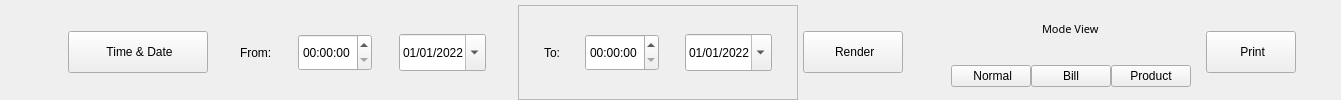
              <widget class="QFrame" name="frame_custom">
               <layout class="QHBoxLayout" name="horizontalLayout_5">
                <property name="spacing">
                 <number>5</number>
                </property>
                <property name="leftMargin">
                 <number>5</number>
                </property>
                <property name="topMargin">
                 <number>5</number>
                </property>
                <property name="rightMargin">
                 <number>0</number>
                </property>
                <property name="bottomMargin">
                 <number>0</number>
                </property>
                <item>
                 <widget class="QWidget" name="horizontalSpacer_9" native="true">
                  <layout class="QVBoxLayout" name="verticalLayout_7">
                   <item>
                    <spacer name="ddd">
                     <property name="orientation">
                      <enum>Qt::Horizontal</enum>
                     </property>
                     <property name="sizeHint" stdset="0">
                      <size>
                       <width>40</width>
                       <height>20</height>
                      </size>
                     </property>
                    </spacer>
                   </item>
                  </layout>
                 </widget>
                </item>
                <item>
                 <widget class="QWidget" name="custom_setting" native="true">
                  <layout class="QHBoxLayout" name="horizontalLayout_12">
                   <property name="spacing">
                    <number>5</number>
                   </property>
                   <property name="leftMargin">
                    <number>0</number>
                   </property>
                   <property name="topMargin">
                    <number>0</number>
                   </property>
                   <property name="rightMargin">
                    <number>0</number>
                   </property>
                   <property name="bottomMargin">
                    <number>0</number>
                   </property>
                   <item>
                    <widget class="QPushButton" name="show_time">
                     <property name="minimumSize">
                      <size>
                       <width>140</width>
                       <height>42</height>
                      </size>
                     </property>
                     <property name="maximumSize">
                      <size>
                       <width>180</width>
                       <height>16777215</height>
                      </size>
                     </property>
                     <property name="text">
                      <string> Time &amp;&amp; Date</string>
                     </property>
                     <property name="icon">
                      <iconset>
                       <normaloff>../icons/tool-white.svg</normaloff>../icons/tool-white.svg</iconset>
                     </property>
                     <property name="iconSize">
                      <size>
                       <width>20</width>
                       <height>20</height>
                      </size>
                     </property>
                    </widget>
                   </item>
                   <item>
                    <widget class="QWidget" name="widget_3" native="true">
                     <property name="sizePolicy">
                      <sizepolicy hsizetype="Preferred" vsizetype="Preferred">
                       <horstretch>0</horstretch>
                       <verstretch>0</verstretch>
                      </sizepolicy>
                     </property>
                     <property name="minimumSize">
                      <size>
                       <width>290</width>
                       <height>42</height>
                      </size>
                     </property>
                     <property name="maximumSize">
                      <size>
                       <width>300</width>
                       <height>16777215</height>
                      </size>
                     </property>
                     <layout class="QHBoxLayout" name="horizontalLayout_7">
                      <property name="spacing">
                       <number>0</number>
                      </property>
                      <property name="leftMargin">
                       <number>0</number>
                      </property>
                      <property name="topMargin">
                       <number>0</number>
                      </property>
                      <property name="rightMargin">
                       <number>0</number>
                      </property>
                      <property name="bottomMargin">
                       <number>0</number>
                      </property>
                      <item>
                       <spacer name="horizontalSpacer_2">
                        <property name="orientation">
                         <enum>Qt::Horizontal</enum>
                        </property>
                        <property name="sizeHint" stdset="0">
                         <size>
                          <width>40</width>
                          <height>20</height>
                         </size>
                        </property>
                       </spacer>
                      </item>
                      <item>
                       <widget class="QLabel" name="label_3">
                        <property name="sizePolicy">
                         <sizepolicy hsizetype="Fixed" vsizetype="Fixed">
                          <horstretch>0</horstretch>
                          <verstretch>0</verstretch>
                         </sizepolicy>
                        </property>
                        <property name="minimumSize">
                         <size>
                          <width>0</width>
                          <height>37</height>
                         </size>
                        </property>
                        <property name="text">
                         <string>From:</string>
                        </property>
                       </widget>
                      </item>
                      <item>
                       <spacer name="horizontalSpacer_3">
                        <property name="orientation">
                         <enum>Qt::Horizontal</enum>
                        </property>
                        <property name="sizeHint" stdset="0">
                         <size>
                          <width>40</width>
                          <height>20</height>
                         </size>
                        </property>
                       </spacer>
                      </item>
                      <item alignment="Qt::AlignLeft">
                       <widget class="QTimeEdit" name="time_from">
                        <property name="sizePolicy">
                         <sizepolicy hsizetype="Minimum" vsizetype="Fixed">
                          <horstretch>0</horstretch>
                          <verstretch>0</verstretch>
                         </sizepolicy>
                        </property>
                        <property name="minimumSize">
                         <size>
                          <width>0</width>
                          <height>37</height>
                         </size>
                        </property>
                        <property name="maximumSize">
                         <size>
                          <width>100</width>
                          <height>16777215</height>
                         </size>
                        </property>
                        <property name="date">
                         <date>
                          <year>2001</year>
                          <month>1</month>
                          <day>1</day>
                         </date>
                        </property>
                        <property name="maximumTime">
                         <time>
                          <hour>23</hour>
                          <minute>59</minute>
                          <second>59</second>
                         </time>
                        </property>
                        <property name="minimumTime">
                         <time>
                          <hour>0</hour>
                          <minute>0</minute>
                          <second>0</second>
                         </time>
                        </property>
                        <property name="currentSection">
                         <enum>QDateTimeEdit::HourSection</enum>
                        </property>
                        <property name="timeSpec">
                         <enum>Qt::LocalTime</enum>
                        </property>
                        <property name="time">
                         <time>
                          <hour>0</hour>
                          <minute>0</minute>
                          <second>0</second>
                         </time>
                        </property>
                       </widget>
                      </item>
                      <item>
                       <spacer name="horizontalSpacer_4">
                        <property name="orientation">
                         <enum>Qt::Horizontal</enum>
                        </property>
                        <property name="sizeHint" stdset="0">
                         <size>
                          <width>40</width>
                          <height>20</height>
                         </size>
                        </property>
                       </spacer>
                      </item>
                      <item alignment="Qt::AlignLeft">
                       <widget class="QDateEdit" name="dateEdit">
                        <property name="minimumSize">
                         <size>
                          <width>0</width>
                          <height>37</height>
                         </size>
                        </property>
                        <property name="maximumSize">
                         <size>
                          <width>110</width>
                          <height>16777215</height>
                         </size>
                        </property>
                        <property name="displayFormat">
                         <string>dd/MM/yyyy</string>
                        </property>
                        <property name="calendarPopup">
                         <bool>true</bool>
                        </property>
                        <property name="date">
                         <date>
                          <year>2022</year>
                          <month>1</month>
                          <day>1</day>
                         </date>
                        </property>
                       </widget>
                      </item>
                      <item>
                       <spacer name="horizontalSpacer">
                        <property name="orientation">
                         <enum>Qt::Horizontal</enum>
                        </property>
                        <property name="sizeHint" stdset="0">
                         <size>
                          <width>40</width>
                          <height>20</height>
                         </size>
                        </property>
                       </spacer>
                      </item>
                     </layout>
                     <zorder>label_3</zorder>
                     <zorder>time_from</zorder>
                     <zorder>dateEdit</zorder>
                     <zorder>horizontalSpacer</zorder>
                     <zorder>horizontalSpacer_2</zorder>
                     <zorder>horizontalSpacer_3</zorder>
                     <zorder>horizontalSpacer_4</zorder>
                    </widget>
                   </item>
                   <item>
                    <widget class="QFrame" name="frame_2">
                     <property name="sizePolicy">
                      <sizepolicy hsizetype="Minimum" vsizetype="Minimum">
                       <horstretch>0</horstretch>
                       <verstretch>0</verstretch>
                      </sizepolicy>
                     </property>
                     <property name="minimumSize">
                      <size>
                       <width>280</width>
                       <height>42</height>
                      </size>
                     </property>
                     <property name="maximumSize">
                      <size>
                       <width>280</width>
                       <height>16777215</height>
                      </size>
                     </property>
                     <property name="frameShape">
                      <enum>QFrame::StyledPanel</enum>
                     </property>
                     <property name="frameShadow">
                      <enum>QFrame::Raised</enum>
                     </property>
                     <layout class="QHBoxLayout" name="horizontalLayout_8">
                      <property name="spacing">
                       <number>0</number>
                      </property>
                      <property name="leftMargin">
                       <number>0</number>
                      </property>
                      <property name="topMargin">
                       <number>0</number>
                      </property>
                      <property name="rightMargin">
                       <number>0</number>
                      </property>
                      <property name="bottomMargin">
                       <number>0</number>
                      </property>
                      <item>
                       <spacer name="horizontalSpacer_5">
                        <property name="orientation">
                         <enum>Qt::Horizontal</enum>
                        </property>
                        <property name="sizeHint" stdset="0">
                         <size>
                          <width>40</width>
                          <height>20</height>
                         </size>
                        </property>
                       </spacer>
                      </item>
                      <item alignment="Qt::AlignHCenter">
                       <widget class="QLabel" name="label_4">
                        <property name="maximumSize">
                         <size>
                          <width>30</width>
                          <height>16777215</height>
                         </size>
                        </property>
                        <property name="text">
                         <string>To:</string>
                        </property>
                       </widget>
                      </item>
                      <item>
                       <spacer name="horizontalSpacer_8">
                        <property name="orientation">
                         <enum>Qt::Horizontal</enum>
                        </property>
                        <property name="sizeHint" stdset="0">
                         <size>
                          <width>40</width>
                          <height>20</height>
                         </size>
                        </property>
                       </spacer>
                      </item>
                      <item alignment="Qt::AlignHCenter">
                       <widget class="QTimeEdit" name="time_to">
                        <property name="minimumSize">
                         <size>
                          <width>0</width>
                          <height>37</height>
                         </size>
                        </property>
                        <property name="maximumSize">
                         <size>
                          <width>100</width>
                          <height>16777215</height>
                         </size>
                        </property>
                        <property name="timeSpec">
                         <enum>Qt::LocalTime</enum>
                        </property>
                       </widget>
                      </item>
                      <item>
                       <spacer name="horizontalSpacer_7">
                        <property name="orientation">
                         <enum>Qt::Horizontal</enum>
                        </property>
                        <property name="sizeHint" stdset="0">
                         <size>
                          <width>40</width>
                          <height>20</height>
                         </size>
                        </property>
                       </spacer>
                      </item>
                      <item alignment="Qt::AlignHCenter">
                       <widget class="QDateEdit" name="dateEdit_2">
                        <property name="sizePolicy">
                         <sizepolicy hsizetype="Fixed" vsizetype="Fixed">
                          <horstretch>0</horstretch>
                          <verstretch>0</verstretch>
                         </sizepolicy>
                        </property>
                        <property name="minimumSize">
                         <size>
                          <width>0</width>
                          <height>37</height>
                         </size>
                        </property>
                        <property name="maximumSize">
                         <size>
                          <width>110</width>
                          <height>16777215</height>
                         </size>
                        </property>
                        <property name="displayFormat">
                         <string>dd/MM/yyyy</string>
                        </property>
                        <property name="calendarPopup">
                         <bool>true</bool>
                        </property>
                        <property name="date">
                         <date>
                          <year>2022</year>
                          <month>1</month>
                          <day>1</day>
                         </date>
                        </property>
                       </widget>
                      </item>
                      <item>
                       <spacer name="horizontalSpacer_6">
                        <property name="orientation">
                         <enum>Qt::Horizontal</enum>
                        </property>
                        <property name="sizeHint" stdset="0">
                         <size>
                          <width>40</width>
                          <height>20</height>
                         </size>
                        </property>
                       </spacer>
                      </item>
                     </layout>
                    </widget>
                   </item>
                   <item>
                    <widget class="QPushButton" name="render_btn">
                     <property name="minimumSize">
                      <size>
                       <width>100</width>
                       <height>42</height>
                      </size>
                     </property>
                     <property name="maximumSize">
                      <size>
                       <width>200</width>
                       <height>16777215</height>
                      </size>
                     </property>
                     <property name="styleSheet">
                      <string notr="true"/>
                     </property>
                     <property name="text">
                      <string> Render</string>
                     </property>
                     <property name="icon">
                      <iconset>
                       <normaloff>../icons/refresh-cw-white.svg</normaloff>../icons/refresh-cw-white.svg</iconset>
                     </property>
                     <property name="iconSize">
                      <size>
                       <width>20</width>
                       <height>20</height>
                      </size>
                     </property>
                    </widget>
                   </item>
                  </layout>
                 </widget>
                </item>
                <item>
                 <widget class="QWidget" name="horizontalSpacer_11" native="true">
                  <layout class="QHBoxLayout" name="horizontalLayout_16">
                   <item>
                    <spacer name="dd">
                     <property name="orientation">
                      <enum>Qt::Horizontal</enum>
                     </property>
                     <property name="sizeHint" stdset="0">
                      <size>
                       <width>10</width>
                       <height>20</height>
                      </size>
                     </property>
                    </spacer>
                   </item>
                  </layout>
                 </widget>
                </item>
                <item>
                 <widget class="QWidget" name="widget_mode_view" native="true">
                  <property name="minimumSize">
                   <size>
                    <width>250</width>
                    <height>0</height>
                   </size>
                  </property>
                  <property name="maximumSize">
                   <size>
                    <width>450</width>
                    <height>16777215</height>
                   </size>
                  </property>
                  <layout class="QVBoxLayout" name="verticalLayout_6">
                   <property name="spacing">
                    <number>0</number>
                   </property>
                   <property name="leftMargin">
                    <number>0</number>
                   </property>
                   <property name="topMargin">
                    <number>0</number>
                   </property>
                   <property name="rightMargin">
                    <number>0</number>
                   </property>
                   <property name="bottomMargin">
                    <number>0</number>
                   </property>
                   <item>
                    <widget class="QWidget" name="widget_6" native="true">
                     <property name="font">
                      <font>
                       <underline>false</underline>
                      </font>
                     </property>
                     <layout class="QHBoxLayout" name="horizontalLayout_13">
                      <property name="spacing">
                       <number>0</number>
                      </property>
                      <property name="leftMargin">
                       <number>0</number>
                      </property>
                      <property name="topMargin">
                       <number>0</number>
                      </property>
                      <property name="rightMargin">
                       <number>0</number>
                      </property>
                      <property name="bottomMargin">
                       <number>0</number>
                      </property>
                      <item alignment="Qt::AlignHCenter">
                       <widget class="QLabel" name="label_5">
                        <property name="font">
                         <font>
                          <family>Comfortaa</family>
                          <pointsize>8</pointsize>
                          <weight>50</weight>
                          <italic>false</italic>
                          <bold>false</bold>
                          <underline>false</underline>
                         </font>
                        </property>
                        <property name="text">
                         <string>Mode View</string>
                        </property>
                       </widget>
                      </item>
                     </layout>
                    </widget>
                   </item>
                   <item>
                    <widget class="QWidget" name="widget_modes_view" native="true">
                     <layout class="QHBoxLayout" name="horizontalLayout_14">
                      <property name="spacing">
                       <number>0</number>
                      </property>
                      <property name="leftMargin">
                       <number>10</number>
                      </property>
                      <property name="topMargin">
                       <number>0</number>
                      </property>
                      <property name="rightMargin">
                       <number>10</number>
                      </property>
                      <property name="bottomMargin">
                       <number>0</number>
                      </property>
                      <item>
                       <widget class="QPushButton" name="normal_view_btn">
                        <property name="text">
                         <string> Normal</string>
                        </property>
                        <property name="iconSize">
                         <size>
                          <width>30</width>
                          <height>25</height>
                         </size>
                        </property>
                       </widget>
                      </item>
                      <item>
                       <widget class="QPushButton" name="bill_view_btn">
                        <property name="text">
                         <string>Bill</string>
                        </property>
                       </widget>
                      </item>
                      <item>
                       <widget class="QPushButton" name="product_view_btn">
                        <property name="text">
                         <string>Product</string>
                        </property>
                       </widget>
                      </item>
                     </layout>
                    </widget>
                   </item>
                  </layout>
                 </widget>
                </item>
                <item>
                 <widget class="QPushButton" name="print_btn">
                  <property name="minimumSize">
                   <size>
                    <width>90</width>
                    <height>42</height>
                   </size>
                  </property>
                  <property name="maximumSize">
                   <size>
                    <width>200</width>
                    <height>16777215</height>
                   </size>
                  </property>
                  <property name="text">
                   <string> Print</string>
                  </property>
                  <property name="icon">
                   <iconset>
                    <normaloff>../icons/printer-white.svg</normaloff>../icons/printer-white.svg</iconset>
                  </property>
                  <property name="iconSize">
                   <size>
                    <width>20</width>
                    <height>20</height>
                   </size>
                  </property>
                 </widget>
                </item>
                <item>
                 <widget class="QWidget" name="horizontalSpacer_10" native="true">
                  <layout class="QHBoxLayout" name="horizontalLayout_15">
                   <property name="spacing">
                    <number>0</number>
                   </property>
                   <property name="leftMargin">
                    <number>0</number>
                   </property>
                   <property name="topMargin">
                    <number>0</number>
                   </property>
                   <property name="rightMargin">
                    <number>0</number>
                   </property>
                   <property name="bottomMargin">
                    <number>0</number>
                   </property>
                   <item>
                    <spacer name="horizontalSpacer_10d">
                     <property name="orientation">
                      <enum>Qt::Horizontal</enum>
                     </property>
                     <property name="sizeHint" stdset="0">
                      <size>
                       <width>40</width>
                       <height>20</height>
                      </size>
                     </property>
                    </spacer>
                   </item>
                  </layout>
                 </widget>
                </item>
               </layout>
              </widget>
